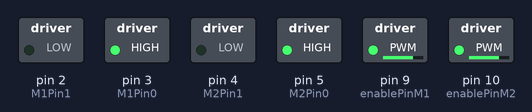
Simulated run of this sketch. Board: Arduino Uno, built with avr-gcc and run on an emulated ATmega328P. On the bench: switched loads named in the sketch (green lamp = pin HIGH).

Above: at 0.05 s.
At 1.95 s:
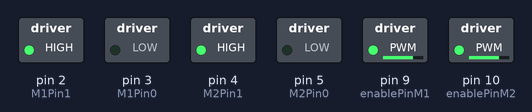
Timing chart, 0 to 3.0 s (numbered marks = the images above):
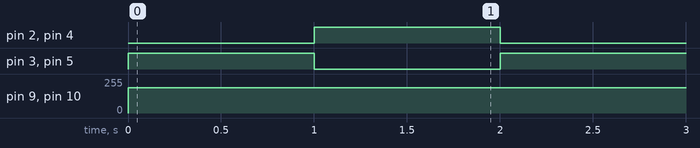

The sketch:

TankDrive.ino
```cpp
//#define debug true
//#include <GtGiro.h>
//#include <MCP4725.h>
//#include <Wire.h>
//#include <GtHeartBeat.h>
//#ifdef ON_ROBOT
//  GtGiro giro(0x69, 2000, 30);
//#else
//  GtGiro giro(0x68, 2000, 30);
//#endif
//MCP4725 dac;

int M1Pin1 = 2;    // H-bridge leg 1 (pin 2, 1A)
int M1Pin0 = 3;    // H-bridge leg 1 (pin 2, 1A)
int M2Pin1 = 4;
int M2Pin0 = 5;
int enablePinM1 = 9;    // H-bridge enable pin
int enablePinM2 = 10;    // H-bridge enable pin

int x = 0;
int y = 0;
int s = 0;

void setup() {
//  // initialize serial communication
//  Serial.begin(9600);
//  Serial.println("Setup");
//
//  #ifdef ON_ROBOT
//    dac.begin(0x60);
//  #endif
//
//  giro.setup();

  pinMode(M1Pin1, OUTPUT);
  pinMode(M1Pin0, OUTPUT);
  pinMode(M2Pin1, OUTPUT);
  pinMode(M2Pin0, OUTPUT);
  pinMode(enablePinM1, OUTPUT);
  pinMode(enablePinM2, OUTPUT);

}
//long lastPrintMillis = 0;
//void giroLoopCallPrint(){
//  if (giro.readGiroLoopCall()){
//    #ifdef ON_ROBOT
//      dac.setVoltage(giro.getAdjustedHysteresisYawAsDacValue(0, 4095), false);
//    #endif
//
//    long currentMillis = millis();
//    if (currentMillis - lastPrintMillis > 500){
//        lastPrintMillis = currentMillis;
//        Serial.print("Yaw\t");
//        Serial.print(giro.getYaw());
//        Serial.print("\tPitch\t");
//        Serial.print(giro.getPitch());
//        Serial.print("\tRoll\t");
//        Serial.print(giro.getRoll());
//        Serial.println();
//     }
//  }
//}

void setX(int roll){
  if (roll >= 15){
    x = ((roll - 15) / 30); // x => [0,1]
  } else if (roll <= -15){
    x = ((roll + 15) / 30); // x => [-1,0]
  }
}
void setY(int pitch){
  if (pitch >= 15){
    y = ((pitch - 15) / 30); // y => [0,1]
  } else if (pitch <= -15){
    y = ((pitch + 15) / 30); // y => [-1,0]
  }
}
void setS(int spin){
  if (spin >= 15){
    y = ((spin - 15) / 30); // s => [0,1]
  } else if (spin <= -15){
    y = ((spin + 15) / 30); // s => [-1,0]
  }
}

void motorWrapper(double motorPower, int motor, int pin1, int pin0){
  int power;
  if (motorPower >= 0){
    power = (motorPower) * 255;
    analogWrite(motor, power);
    //direction = 1; (forward)
      digitalWrite(pin1, LOW);   // set leg 1 of the H-bridge low
      digitalWrite(pin0, HIGH);  // set leg 2 of the H-bridge high

  } else{
    power = (-motorPower) * 255;
    analogWrite(motor, power);
    //direction = 0; (backward)
      digitalWrite(pin1, HIGH);   // set leg 1 of the H-bridge low
      digitalWrite(pin0, LOW);  // set leg 2 of the H-bridge high
  }
}

void loop() {
//  LM = y + s;
//  RM = -y + s;


  motorWrapper(.75, enablePinM1, M1Pin1, M1Pin0);
  motorWrapper(.75, enablePinM2, M2Pin1, M2Pin0);
  delay(1000);
  motorWrapper(-.75, enablePinM1, M1Pin1, M1Pin0);
  motorWrapper(-.75, enablePinM2, M2Pin1, M2Pin0);
  delay(1000);


//  analogWrite(enablePinM1, 200);
//  digitalWrite(M1Pin1, LOW);   // set leg 1 of the H-bridge low
//  digitalWrite(M1Pin0, HIGH);  // set leg 2 of the H-bridge high
//  analogWrite(enablePinM2, 200);
//  digitalWrite(M2Pin1, LOW);   // set leg 1 of the H-bridge low
//  digitalWrite(M2Pin0, HIGH);  // set leg 2 of the H-bridge high
//  delay(1000);
//  digitalWrite(M1Pin1, HIGH);  // set leg 1 of the H-bridge high
//  digitalWrite(M1Pin0, LOW);   // set leg 2 of the H-bridge low
//  digitalWrite(M2Pin1, HIGH);   // set leg 1 of the H-bridge low
//  digitalWrite(M2Pin0, LOW);  // set leg 2 of the H-bridge high
//  delay(1000);

}
```

Measured:
- by itself, pin 2 (M1Pin1), pin 3 (M1Pin0), pin 4 (M2Pin1), pin 5 (M2Pin0): alternates HIGH for 1.0 s and LOW for 1.0 s
- by itself, pin 9 (enablePinM1), pin 10 (enablePinM2): 0/255 → 191/255 at 0.00 s
